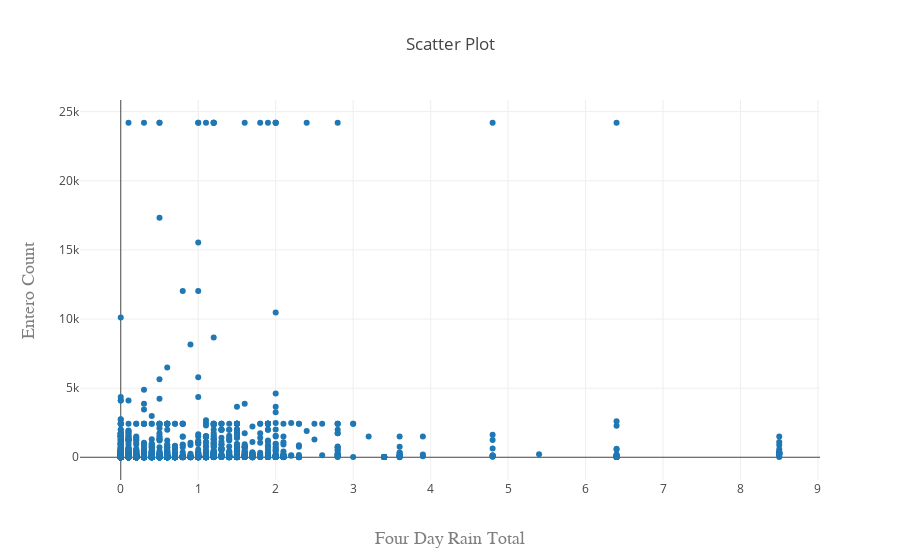

This figure's notebook cell:
### Markdown cell above
# Scatterplot of the data

### Code cell
trace = Scatter(
    x = relationship['FourDayRainTotal'],
    y = relationship['EnteroCount'],
    mode = 'markers',
    name='Scatter Plot'
)

plotData = [trace]

layout = Layout(
    title='Scatter Plot',
    xaxis=dict(
        title='Four Day Rain Total',
        titlefont=dict(
            family='Courier New, monospace',
            size=18,
            color='#7f7f7f'
        )
    ),
    yaxis=dict(
        title='Entero Count',
        titlefont=dict(
            family='Courier New, monospace',
            size=18,
            color='#7f7f7f'
        )
    )
)
fig = Figure(data=plotData, layout=layout)
py.iplot(fig, filename='basic-scatter')

### Figure 1 — Plotly figure (JSON) as saved in the notebook; plotly's stock layout.template omitted (floating-point values rounded to 4 significant figures; data arrays with more than 128 entries replaced by an {"elided": "..."} marker saying what was removed)
{"data": [{"mode": "markers", "name": "Scatter Plot", "type": "scatter", "x": {"elided": "3397 float values"}, "y": {"elided": "3397 int values"}}], "layout": {"title": "Scatter Plot", "xaxis": {"title": "Four Day Rain Total", "titlefont": {"color": "#7f7f7f", "family": "Courier New, monospace", "size": 18}}, "yaxis": {"title": "Entero Count", "titlefont": {"color": "#7f7f7f", "family": "Courier New, monospace", "size": 18}}}}
